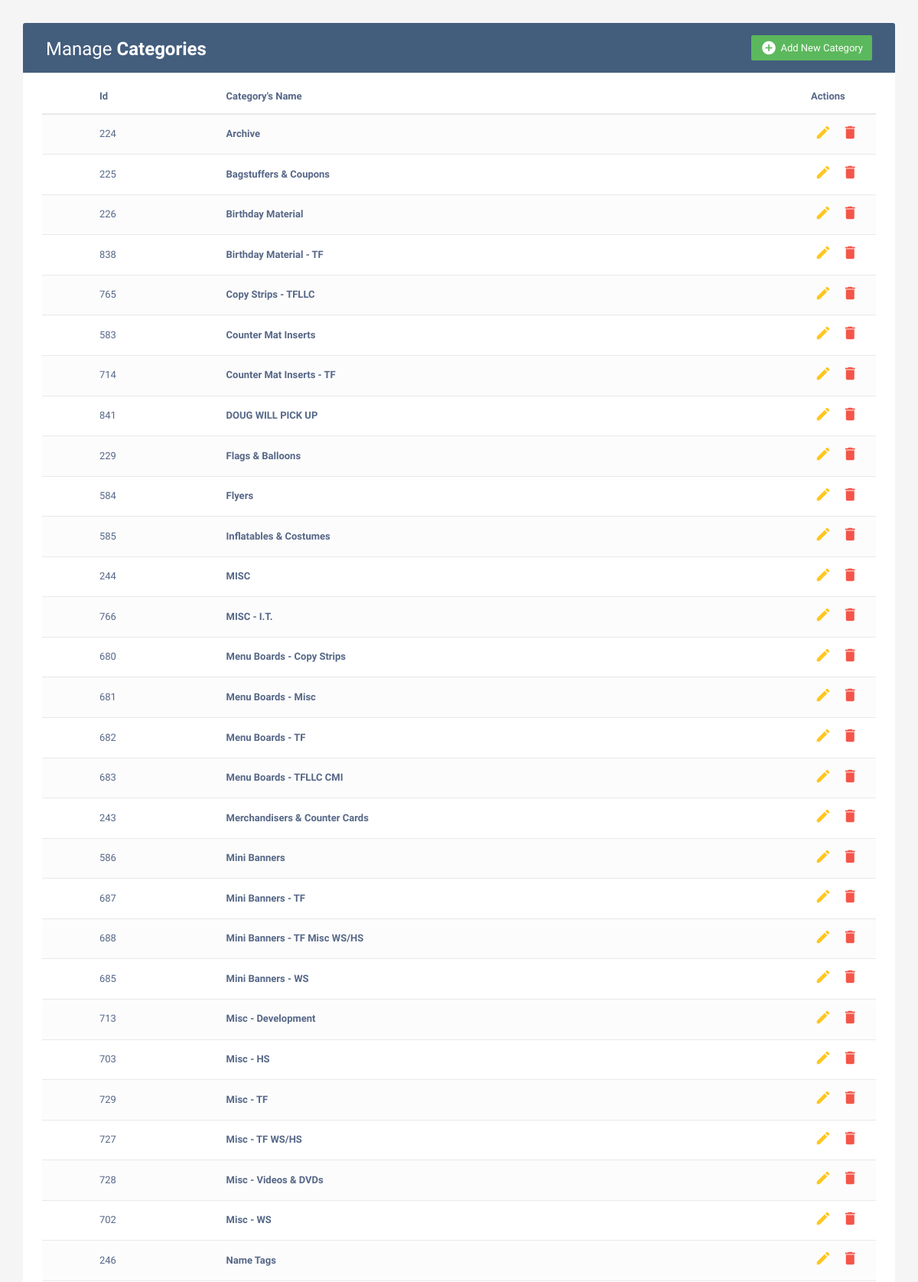
The page / (upper part) on the database its author committed.
### webcrud/category_app/models.py (models this page shows)
class TblCategory(models.Model):
    category_id = models.AutoField(primary_key=True, blank=True, null=False)
    category_name = models.CharField(max_length=2000)
    class Meta:
        managed = False
        db_table = 'tblCategories'

### webcrud/category_app/views.py (the view)
# urls.py: url(r'^$', views.CategoriesView.as_view())
class CategoriesView(TemplateView):
    http_method_names = ['get', 'post', 'put', 'delete']
    template_name = 'category_app/index.html'
    def get(self, request, *args, **kwargs):
        categories = TblCategory.objects.filter(category_name__contains='').order_by('category_name')
        return render(request, self.template_name, {'categories': categories})
    def post(self, request, *args, **kwargs):
        import pdb
        pdb.set_trace()
        new_category = TblCategory(int(request.POST['category_id']), request.POST['category_name'])
        new_category.save()
        return self.get(request, self.template_name)
    def delete(self, request, *args, **kwargs):
        params = QueryDict(request.body)
        category_id = int(params.get('category_id'))
        category_name = params.get('category_name')
        selected_category = TblCategory.objects.get(category_id=category_id)
        selected_category.delete()
        categories = TblCategory.objects.filter(category_name__contains='').order_by('category_name')
        return render(request, self.template_name, {'categories': categories})
    def put(self, request, *args, **kwargs):
        params = QueryDict(request.body)
        category_id = params.get('category_id')
        category_name = params.get('category_name')
        selected_category = TblCategory.objects.get(category_id=category_id)
        selected_category.category_name = category_name
        return self.get(request, self.template_name)

### webcrud/templates/category_app/index.html (shortened to what this page needs)
<!DOCTYPE html>
{% extends "base.html"%}
{% block body_block %}
<div class="container">
	<div class="table-wrapper">
            <div class="table-title">
                <div class="row">
                    <div class="col-sm-6">
						<h2>Manage <b>Categories</b></h2>
					</div>
					<div class="col-sm-6">
						<a href="#addCategoryModal" class="btn btn-success" data-toggle="modal">
							<i class="material-icons">&#xE147;</i> <span>Add New Category</span>
						</a>
					</div>
                </div>
            </div>
            <table class="table table-striped table-hover">
                <thead>
                    <tr>
						<th>
						</th>
                        <th>Id</th>
                        <th>Category's Name</th>
                        <th>Actions</th>
                    </tr>
                </thead>
                <tbody>
					{% for category in categories %}
						<tr>
						<td>
						</td>
                        <td> {{category.category_id}}</td>
                        <td> <a href="/products?category_id={{category.category_id}}">{{category.category_name}}</a></td>
                        <td>
                        	<a id="aEditCategoryModal"
                            	onclick="pressaEditCategoryModal({
                            		category_id: '{{category.category_id}}',
	                            	category_name: '{{category.category_name}}'};"
                            	class="edit">
                            	<i class="material-icons" data-toggle="tooltip" title="Edit">&#xE254;</i>
                            </a>
                            <a href="#deleteCategoryModal"
							   onclick="getSelectedCategory('{{category.category_id}}', '{{category.category_name}}')"
							   class="delete" data-toggle="modal">
								<i class="material-icons" data-toggle="tooltip" title="Delete">&#xE872;</i>
							</a>
                        </td>
                    </tr>
					{% endfor %}
                </tbody>
            </table>
        </div>
</div>
{% endblock %}

### webcrud/templates/base.html (shortened to what this page needs)
<!DOCTYPE html>
<html lang="en">
<head>
<link rel="stylesheet" href="https://maxcdn.bootstrapcdn.com/font-awesome/4.7.0/css/font-awesome.min.css">
<link rel="stylesheet" href="https://maxcdn.bootstrapcdn.com/bootstrap/3.3.7/css/bootstrap.min.css">
</head>
<body>
{% block body_block %}
{% endblock %}
</body>
</html>

### webcrud/templates/base.html (style rules this page uses)
body { color: #566787; background: #f5f5f5; font-family: 'Varela Round', sans-serif; font-size: 13px; }
.table-wrapper { background: #fff; padding: 20px 25px; margin: 30px 0; border-radius: 3px; box-shadow: 0 1px 1px rgba(0,0,0,.05); }
.table-title { padding-bottom: 15px; background: #435d7d; color: #fff; padding: 16px 30px; margin: -20px -25px 10px; border-radius: 3px 3px 0 0; }
.table-title h2 { margin: 5px 0 0; font-size: 24px; }
.table-title .btn { color: #fff; float: right; font-size: 13px; border: none; min-width: 50px; border-radius: 2px; border: none; outline: none !important; margin-left: 10px; }
.table-title .btn i { float: left; font-size: 21px; margin-right: 5px; }
.table-title .btn span { float: left; margin-top: 2px; }
table.table tr th, table.table tr td { border-color: #e9e9e9; padding: 12px 15px; vertical-align: middle; }
table.table tr th:first-child { width: 60px; }
table.table tr th:last-child { width: 100px; }
table.table-striped tbody tr:nth-of-type(odd) { background-color: #fcfcfc; }
table.table td:last-child i { opacity: 0.9; font-size: 22px; margin: 0 5px; }
table.table td a { font-weight: bold; color: #566787; display: inline-block; text-decoration: none; outline: none !important; }
table.table td a.edit { color: #FFC107; }
table.table td a.delete { color: #F44336; }
table.table td i { font-size: 19px; }

### rows shown on the page
TblCategory: category_id "224", category_name "Archive"
TblCategory: category_id "225", category_name "Bagstuffers & Coupons"
TblCategory: category_id "226", category_name "Birthday Material"
TblCategory: category_id "838", category_name "Birthday Material - TF"
TblCategory: category_id "765", category_name "Copy Strips - TFLLC"
TblCategory: category_id "583", category_name "Counter Mat Inserts"
TblCategory: category_id "714", category_name "Counter Mat Inserts - TF"
TblCategory: category_id "841", category_name "DOUG WILL PICK UP"
TblCategory: category_id "229", category_name "Flags & Balloons"
TblCategory: category_id "584", category_name "Flyers"
TblCategory: category_id "585", category_name "Inflatables & Costumes"
TblCategory: category_id "244", category_name "MISC"
TblCategory: category_id "766", category_name "MISC - I.T."
TblCategory: category_id "680", category_name "Menu Boards - Copy Strips"
TblCategory: category_id "681", category_name "Menu Boards - Misc"
TblCategory: category_id "682", category_name "Menu Boards - TF"
TblCategory: category_id "683", category_name "Menu Boards - TFLLC CMI"
TblCategory: category_id "243", category_name "Merchandisers & Counter Cards"
TblCategory: category_id "586", category_name "Mini Banners"
TblCategory: category_id "687", category_name "Mini Banners - TF"
TblCategory: category_id "688", category_name "Mini Banners - TF Misc WS/HS"
TblCategory: category_id "685", category_name "Mini Banners - WS"
TblCategory: category_id "713", category_name "Misc - Development"
TblCategory: category_id "703", category_name "Misc - HS"
TblCategory: category_id "729", category_name "Misc - TF"
TblCategory: category_id "727", category_name "Misc - TF WS/HS"
TblCategory: category_id "728", category_name "Misc - Videos & DVDs"
TblCategory: category_id "702", category_name "Misc - WS"
TblCategory: category_id "246", category_name "Name Tags"
